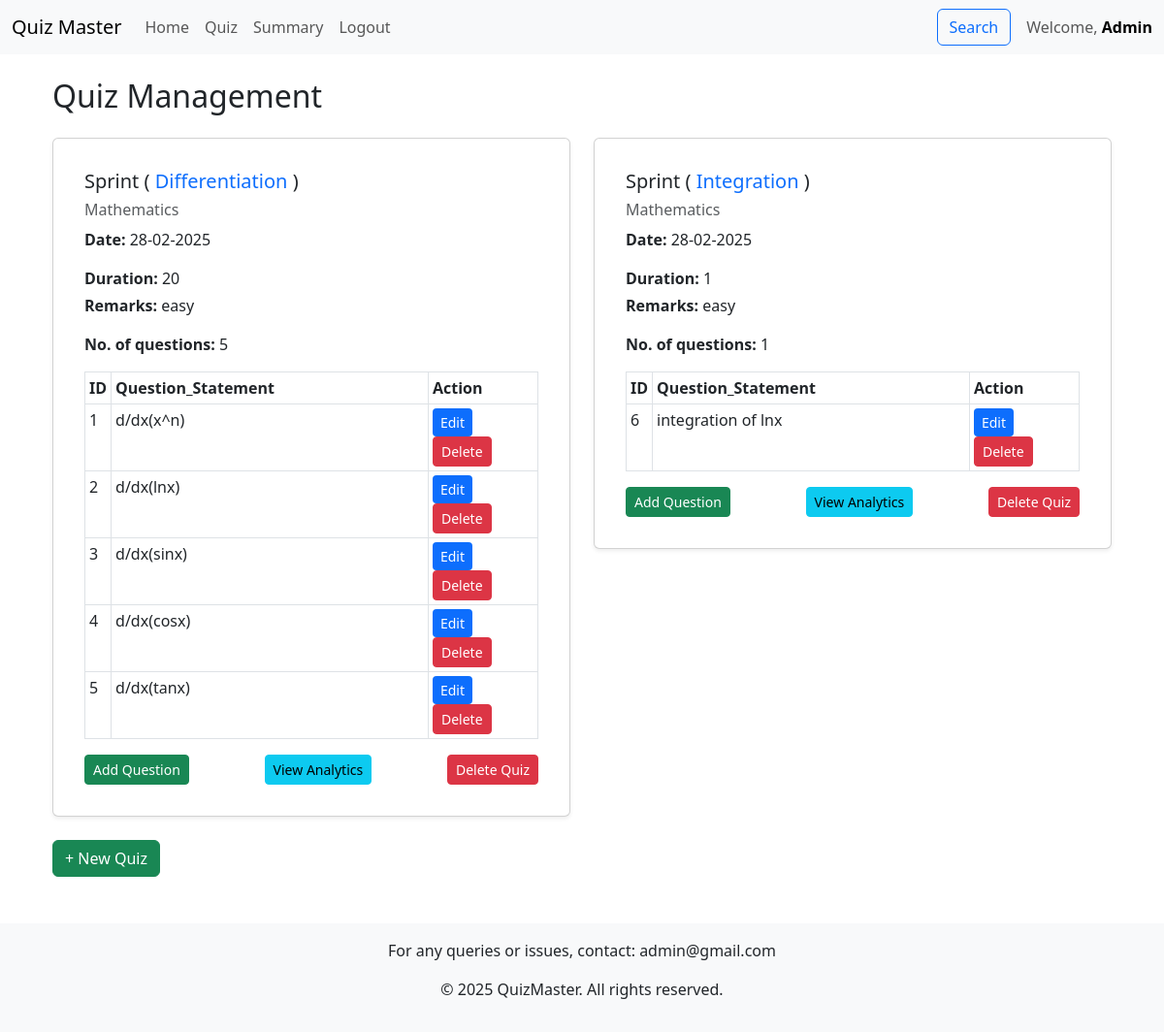
The app's page /dashboard/quiz_management (signed in), older data.
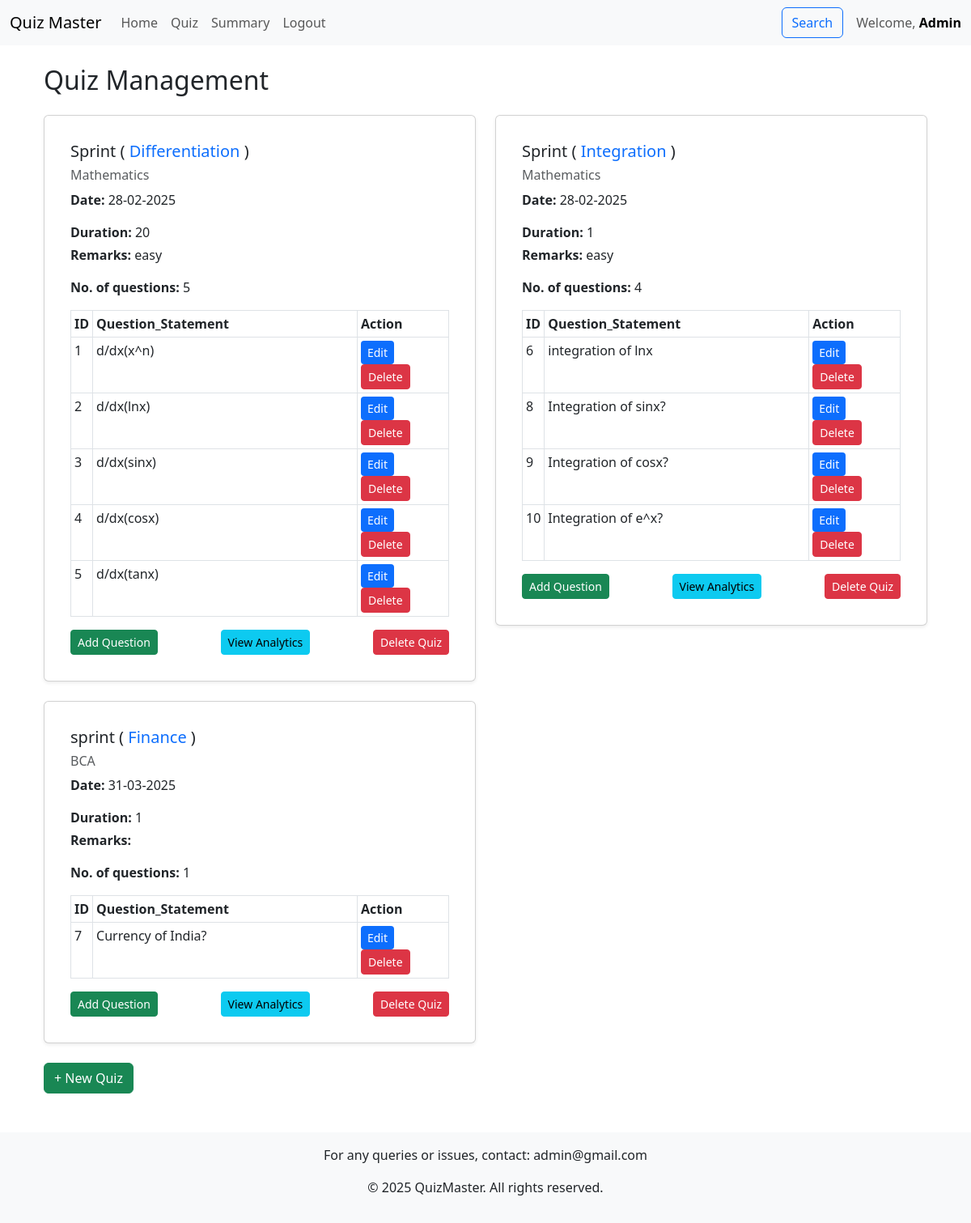
The same page, newer data.
### models.py (models this page shows, shortened)
class User(db.Model):
    id = db.Column(db.Integer, primary_key=True)
    username = db.Column(db.String(120), unique=True, nullable=False)
    password_hash = db.Column(db.String(120), nullable=False)
    full_name = db.Column(db.String(100))
    qualification = db.Column(db.String(100))
    dob = db.Column(db.Date)
    role = db.Column(db.Enum("user", "admin", name="user_roles"), default="user",)
    created_at = db.Column(db.DateTime, default=datetime.now(timezone.utc))
    scores = db.relationship('Score', backref='user', lazy=True, cascade="all, delete-orphan")

class Quiz(db.Model):
    id = db.Column(db.Integer, primary_key=True)
    type=db.Column(db.String(50))
    chapter_id = db.Column(db.Integer, db.ForeignKey('chapter.id'), nullable=False)
    date_of_quiz = db.Column(db.DateTime, nullable=False, default=datetime.utcnow)
    time_duration = db.Column(db.Integer)  # format: HH:MM
    remarks = db.Column(db.String(255))
    questions = db.relationship('Question', backref='quiz', lazy=True, cascade="all, delete-orphan")
    scores = db.relationship('Score', backref='quiz', lazy=True, cascade="all, delete-orphan")

class Chapter(db.Model):
    id = db.Column(db.Integer, primary_key=True)
    subject_id = db.Column(db.Integer, db.ForeignKey('subject.id'), nullable=False)
    name = db.Column(db.String(100), nullable=False)
    description = db.Column(db.String(255))
    quizzes = db.relationship('Quiz', backref='chapter', lazy=True, cascade="all, delete-orphan")

class Subject(db.Model):
    id = db.Column(db.Integer, primary_key=True)
    name = db.Column(db.String(100), nullable=False)
    description = db.Column(db.String(255))
    chapters = db.relationship('Chapter', backref='subject', lazy=True, cascade="all, delete-orphan")

class Question(db.Model):
    id = db.Column(db.Integer, primary_key=True)
    quiz_id = db.Column(db.Integer, db.ForeignKey('quiz.id'), nullable=False)
    question_statement = db.Column(db.String(255), nullable=False, unique=True)
    option1 = db.Column(db.String(100), nullable=False)
    option2 = db.Column(db.String(100), nullable=False)
    option3 = db.Column(db.String(100), nullable=False)
    option4 = db.Column(db.String(100), nullable=False)
    correct_option = db.Column(db.String(100), nullable=False)

### controllers/controllers_admin.py (the view)
@app.route("/dashboard/quiz_management", methods=["GET","POST"])
@auth_required
@auth_required_admin
def quiz_management():
     user=User.query.get(session["user_id"])
     quiz=db.session.query(Quiz).all()
     quiz_questions_count = {
    quiz.id: db.session.query(Question).filter(Question.quiz_id == quiz.id).count()
    for quiz in quiz
}
     return render_template("quiz_management.html",user=user,quiz=quiz,quiz_questions_count=quiz_questions_count)

### controllers/controllers_admin.py (called while the page is built)
def auth_required(func):
    @wraps(func)
    def inner(*args, **kwargs):
        if "user_id" in session:
            return func(*args, **kwargs)
        else:
            flash("Please login to continue")
            return redirect(url_for("index"))
    return inner

def auth_required_admin(func):
    @wraps(func)
    def inner(*args, **kwargs):
        user=User.query.get(session["user_id"])
        if user.role=="admin":
            return func(*args, **kwargs)
        else:
            flash("Unauthorised")
            return redirect(url_for("dashboard"))
    return inner

### controllers/controllers_login.py (called while the page is built)
@app.context_processor
def inject_admin_email():
    admin_user = User.query.filter_by(role="admin").first()
    return {"admin_email": admin_user.username}

### templates/quiz_management.html (shortened to what this page needs)
{% extends "base.html" %}
{% block content %}
<div class="container mt-4">
    <h2 class="mb-4">Quiz Management</h2>
    <div class="row">
        {% for quiz in quiz %}
        <div class="col-md-6 mb-4">
            <div class="card shadow-sm">
                <div class="card-body">
                    <h5 class="card-title">{{ quiz.type }} (<a href="#" class="text-decoration-none" data-bs-toggle="modal" data-bs-target="#modal{{ quiz.chapter.id }}"> {{quiz.chapter.name }} </a>)</h5>
                    <h6 class="text-muted">{{ quiz.chapter.subject.name }}</h6>
                    <p><strong>Date:</strong> {{ quiz.date_of_quiz.strftime('%d-%m-%Y') }}</p>
                    <p class="mb-1"><strong>Duration:</strong> {{ quiz.time_duration }}</p>
                    <p class="mb-3"><strong>Remarks:</strong> {{ quiz.remarks }}</p>
                    <p class="mb-3"><strong>No. of questions:</strong> {{ quiz_questions_count[quiz.id] }}</p>
                    <table class="table table-bordered table-sm">
                        <thead class="thead-light">
                            <tr>
                                <th>ID</th>
                                <th>Question_Statement</th>
                                <th>Action</th>
                            </tr>
                        </thead>
                        <tbody>
                            {% for question in quiz.questions %}
                            <tr>
                                <td>{{ question.id }}</td>
                                <td style="width:70%;">{{ question.question_statement[:50] }}{% if question.question_statement|length > 50 %}...{% endif %}</td>
                                <td>
                                    <a href="{{ url_for('edit_question', question_id=question.id) }}" class="btn btn-primary btn-sm">Edit</a>
                                    <form action="{{ url_for('delete_question', question_id=question.id) }}" method="post" class="d-inline">
                                        <button type="submit" class="btn btn-danger btn-sm" onclick="return confirm('Are you sure you want to delete this question?')">Delete</button>
                                    </form>
                                </td>
                            </tr>
                            {% endfor %}
                        </tbody>
                    </table>
                    <div class="d-flex justify-content-between">
                        <a href="/dashboard/quiz_management/add_question/{{quiz.id}}" class="btn btn-success btn-sm">Add Question</a>
                        {% if user.role == "admin" %}
<a href="{{ url_for('quiz_analytics', quiz_id=quiz.id) }}" class="btn btn-info btn-sm">View Analytics</a>
{% endif %}
                        <form action="/dashboard/delete_quiz/{{ quiz.id }}" method="post" class="d-inline">
                            <button type="submit" class="btn btn-danger btn-sm" onclick="return confirm('Are you sure you want to delete this quiz?')">Delete Quiz</button>
                        </form>
                    </div>
                </div>
            </div>
        </div>
        {% endfor %}
    </div>
    <a href="{{ url_for('add_quiz', chapter_id=quiz.chapter_id) }}" class="btn btn-success">+ New Quiz</a>
</div>
{% endblock %}

### templates/base.html (shortened to what this page needs)
<!DOCTYPE html>
<html lang="en">
<head>
    <link href="https://cdn.jsdelivr.net/npm/bootstrap@5.3.0-alpha1/dist/css/bootstrap.min.css" rel="stylesheet">
    <link href="../static/styles/styles.css" rel="stylesheet">
</head>
<body class="d-flex flex-column min-vh-100">
    {% include 'navbar.html' with context %}
    <div class="container flex-grow-1 d-flex flex-column"">
        {% block content %}
        {% endblock %}
    </div>
    <footer class="text-center mt-5 p-3 bg-light">
        <p>For any queries or issues, contact: {{admin_email}}</p>
        <p>&copy; 2025 QuizMaster. All rights reserved.</p>
    </footer>
</body>
</html>

### templates/navbar.html (shortened to what this page needs)
<nav class="navbar navbar-expand-lg navbar-light bg-light">
    <div class="container-fluid">
        <a class="navbar-brand" href="/">Quiz Master</a>
        <div class="collapse navbar-collapse" id="navbarNav">
            <ul class="navbar-nav me-auto">
                {% if 'user_id' in session %}
                <li class="nav-item">
                    <a class="nav-link" href="/dashboard">Home</a>
                </li>
                {% if user.role=="user" %}
                <li class="nav-item">
                    <a class="nav-link" href="/dashboard/scores/{{user.id}}">Scores</a>
                </li>
                {% else %}
                <li class="nav-item">
                    <a class="nav-link" href="/dashboard/quiz_management">Quiz</a>
                </li>
                {% endif %}
                <li class="nav-item">
                    <a class="nav-link" href="/summary">Summary</a>
                </li>
                <li class="nav-item">
                    <a class="nav-link" href="/logout">Logout</a>
                </li>
                {% endif %}
            </ul>
            {% if 'user_id' in session %}
            <div class="d-flex align-items-center">
                <a class="nav-link me-3" href="/search">
                    <button class="btn btn-outline-primary">Search</button>
                </a>
                <span class="navbar-text">
                    Welcome, <a class="fw-bold text-decoration-none" href="/profile">{{ user.role | capitalize }}</a>
                </span>
            </div>
            {% endif %}
        </div>
    </div>
</nav>

### static/styles/styles.css (style rules this page uses)
.card { transition: transform 0.2s ease; }
.btn-primary { border: none; transition: all 0.3s ease; }
.card { width: 100%; word-wrap: break-word; overflow-wrap: break-word; padding: 1rem; }

Row changes from the older to the newer data that the page shows:
computed for Quiz "Integration": time_duration "1" → "4"
added Question: id "8", question_statement "Integration of sinx?", shown under Quiz "Integration"
added Question: id "9", question_statement "Integration of cosx?", shown under Quiz "Integration"
added Question: id "10", question_statement "Integration of e^x?", shown under Quiz "Integration"
added Quiz: type "sprint", chapter.name "Finance", chapter.subject.name "BCA", date_of_quiz "31-03-2025", time_duration "1"
added Question: id "7", question_statement "Currency of India?", shown under "sprint"
